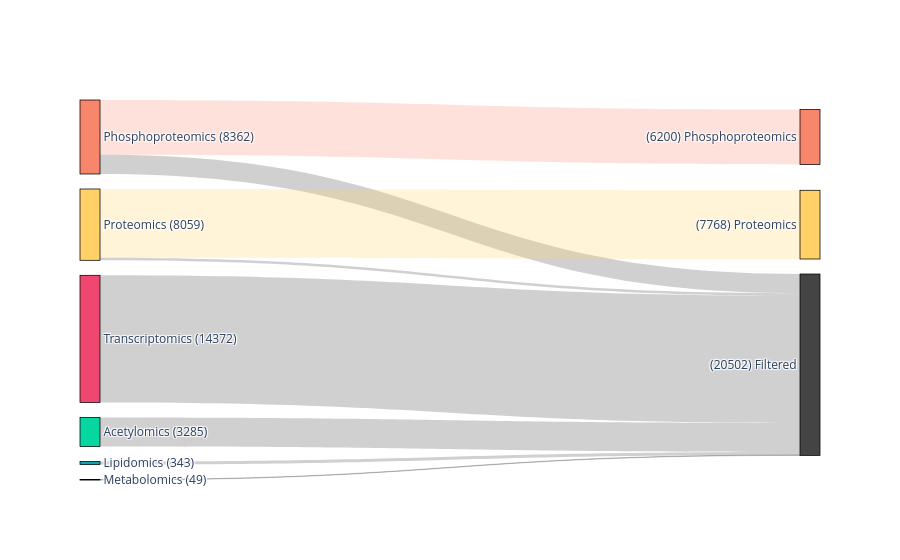

The notebook cell this image was saved under:
### Markdown cell above
#### White patients

### Code cell
# select the sample columns
# WT
wt_cols = meta.filter(
    (pl.col("Race") == "White")
    & ~pl.col("NPM1")
    & ~pl.col("FLT3_ITD")
    & ~pl.col("IDH1+IDH2")
    & ~pl.col("NRAS")
)["Sample"].to_list()
print(f"{wt_cols=}")
# NPM1
mut_cols = meta.filter(
    (pl.col("Race") == "White")
    & pl.col("NPM1")
    & pl.col("FLT3_ITD")
    & ~pl.col("IDH1+IDH2")
    & ~pl.col("NRAS")
)["Sample"].to_list()
print(f"{mut_cols=}")

# save the sample columns
with open(os.path.join(CACHE_DIR, "W_FLT3-ITDxNPM1-WT_cols.pkl"), "wb") as pf:
    pickle.dump((wt_cols, mut_cols), pf)

# subset the omics data
subset = select_subset(combined, wt_cols, mut_cols)

# save the subset to file
subset.write_ipc(os.path.join(CACHE_DIR, "W_FLT3-ITDxNPM1-WT.arrow"))

# display
display(subset)

# report on the number of features in each block
subset.group_by("Block").len().sort("len", descending=True)

# plot feature counts before/after subsetting
plot_filtered_feature_counts(
    combined,
    subset,
    figname=os.path.join(FIGURE_DIR, "block-feature-counts_W_FLT3-ITDxNPM1-WT.png")
)

### Figure 1 — Plotly figure (JSON) as saved in the notebook; plotly's stock layout.template omitted (floating-point values rounded to 4 significant figures)
{"data": [{"arrangement": "freeform", "link": {"color": ["rgba(68, 68, 68, 0.25)", "rgba(247, 134, 107, 0.25)", "rgba(68, 68, 68, 0.25)", "rgba(255, 209, 102, 0.25)", "rgba(68, 68, 68, 0.25)", "rgba(68, 68, 68, 0.25)", "rgba(68, 68, 68, 0.25)", "rgba(68, 68, 68, 0.25)"], "source": [0, 2, 2, 4, 4, 6, 8, 10], "target": [12, 3, 12, 5, 12, 12, 12, 12], "value": [14372, 6200, 2162, 7768, 291, 3285, 343, 49]}, "node": {"color": ["#EF476F", "#EF476F", "#F7866B", "#F7866B", "#FFD166", "#FFD166", "#06D6A0", "#06D6A0", "#11A2B2", "#11A2B2", "#0B6584", "#0B6584", "#444444"], "label": ["Transcriptomics (14372)", "(0) Transcriptomics", "Phosphoproteomics (8362)", "(6200) Phosphoproteomics", "Proteomics (8059)", "(7768) Proteomics", "Acetylomics (3285)", "(0) Acetylomics", "Lipidomics (343)", "(0) Lipidomics", "Metabolomics (49)", "(0) Metabolomics", "(20502) Filtered"], "line": {"color": "black", "width": 0.75}, "pad": 15, "thickness": 20}, "type": "sankey"}], "layout": {}}
